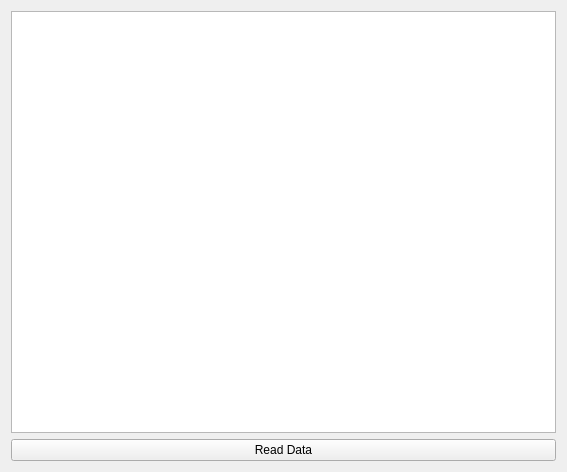
<?xml version="1.0" encoding="UTF-8"?>
<ui version="4.0">
 <class>Widget</class>
 <widget class="QWidget" name="Widget">
  <property name="geometry">
   <rect>
    <x>0</x>
    <y>0</y>
    <width>567</width>
    <height>472</height>
   </rect>
  </property>
  <property name="windowTitle">
   <string>Widget</string>
  </property>
  <layout class="QVBoxLayout" name="verticalLayout">
   <item>
    <widget class="QTableView" name="tableView"/>
   </item>
   <item>
    <widget class="QPushButton" name="readDataButton">
     <property name="text">
      <string>Read Data</string>
     </property>
    </widget>
   </item>
  </layout>
 </widget>
 <resources/>
 <connections/>
</ui>
